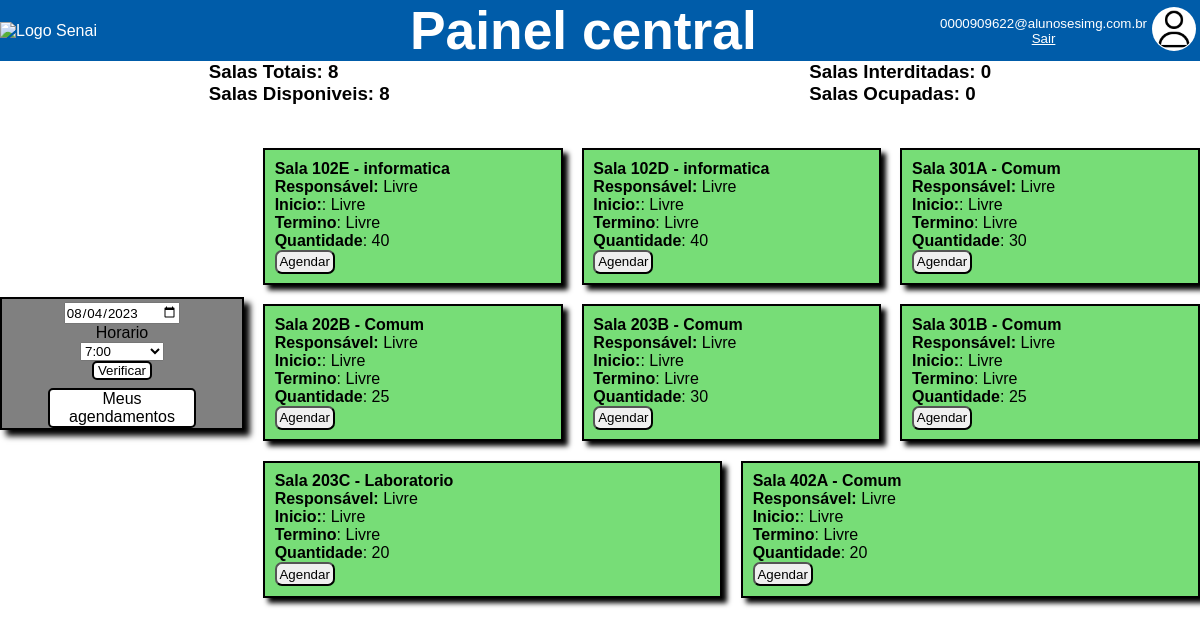
/html/home.php (signed in), run on the app's committed database.
### tables this page shows
CREATE TABLE IF NOT EXISTS `salas` (
  `id` int NOT NULL AUTO_INCREMENT,
  `codigo` varchar(10) NOT NULL,
  `descricao` text NOT NULL,
  `capacidade` int NOT NULL,
  PRIMARY KEY (`id`),
  UNIQUE KEY `codigo` (`codigo`)
);

### html/home.php (the view, shortened to what this page needs)
<?php
include "../php/conectar_banco_de_dados.php"
?>
<!DOCTYPE html>
<html lang="pt-br">
    <head>
        <link rel="stylesheet" href="../css/home.css">
    </head>
    <body>
        <header>
            <img src="../img/senai.png" alt="Logo Senai" class="senai_logo">
            <h1 class="titulo">Painel central</h1>
            <div class="perfil">
                <div><img src="../img/imagem_funcionario.png" alt="imagem_funcionario" class="img_perfil"></div>
                <div class="div_sair">
                    <?php
                       echo "<p class='registro'>".$_SESSION['email_funcionario']."</p>";
                    ?>
                    <a href="../php/logout_login.php">Sair</a>
                </div>
            </div>
        </header>
                <div class="salas_status">
                    <div class="salas_status_coluna">
                        <h3 class=" salas_totais" id="salas_totais"></h3>
                        <h3 class=" sala_disponiveis" id="salas_disponiveis"></h3>
                    </div>
                    <div class="salas_status_coluna">
                    <h3 class=" sala_interditadas" id="salas_interditadas"></h3>
                    <h3 class=" sala_ocupadas" id="salas_ocupadas"></h3>
                    </div>
                </div>
        <main>
            <aside>
                    <ul class="ul_data">
                        <form action="../php/verificar_sala_disponivel.php" method="post" class="verificador_sala">
                            <li><input type="date" id="data" class="tamanho_fixo"name="data"></li>
                            <label for="horario">Horario</label>
                                <select name="horario" class="tamanho_fixo">
                                    <option value="7:00">7:00</option>
                                </select>
                               <input type="submit" value="Verificar" class="verificar_sala_btn tamanho_fixo">
                        </form>
                    </ul>
                    <a class="encaminhar_usuario_btn tamanho_fixo" href="../html/usuario_interface.php">Meus agendamentos</a>
                </aside>
            <div class="salas">
                <?php
                    $quantidade_salas = mysqli_query($ConexaoSQL, "SELECT * from salas");
                    $quantidade_salas = mysqli_num_rows($quantidade_salas);
                    for ($i=1; $i <= $quantidade_salas; $i++) {
                        $codigo = mysqli_query($ConexaoSQL, "SELECT codigo FROM salas WHERE id = '$i'");
                        $codigo = mysqli_fetch_array($codigo);
                        $codigo = $codigo['codigo'];
                        $descricao = mysqli_query($ConexaoSQL, "SELECT descricao FROM salas WHERE id = '$i'");
                        $descricao = mysqli_fetch_array($descricao);
                        $descricao = $descricao['descricao'];
                        $capacidade = mysqli_query($ConexaoSQL, "SELECT capacidade FROM salas WHERE id = '$i'");
                        $capacidade = mysqli_fetch_array($capacidade);
                        $capacidade = $capacidade['capacidade'];
                        if(isset($_SESSION['horario'])) {
                            $horario = $_SESSION['horario'];
                        } else {
                            $horario = 1;
                        }
                        if(isset($_SESSION['data'])) {
                            $data = $_SESSION['data'];
                        } else {
                            $data = date('y-m-d');
                        }
                        $salas_disponiveis = mysqli_query($ConexaoSQL, "SELECT * FROM agendamentos WHERE id_horario = '$horario' and inicio = '$data' and id_sala = '$i'");
                        $horario_incio = mysqli_query($ConexaoSQL, "SELECT horario.inicio FROM agendamentos inner join horario on agendamentos.id_horario = horario.id WHERE id_horario = '$horario' and agendamentos.inicio = '$data' and id_sala = '$i'");
                        $horario_incio_assoc = mysqli_fetch_array($horario_incio);
                        @$horario_inico_result = $horario_incio_assoc['inicio'];
                        $horario_termino = mysqli_query($ConexaoSQL, "SELECT horario.fim FROM agendamentos inner join horario on agendamentos.id_horario = horario.id WHERE id_horario = '$horario' and agendamentos.inicio = '$data' and id_sala = '$i'");
                        $horario_termino_assoc = mysqli_fetch_array($horario_termino);
                        @$horario_termino_result = $horario_termino_assoc['fim'];
                        $professor = mysqli_query($ConexaoSQL, "SELECT * FROM agendamentos inner join funcionarios on agendamentos.id_funcionarios = funcionarios.id WHERE id_horario = '$horario' and agendamentos.inicio = '$data' and id_sala = '$i'");
                        $professor_assoc = mysqli_fetch_array($professor);
                        @$professor_result = $professor_assoc['nome'];
                        if($salas_disponiveis = mysqli_num_rows($salas_disponiveis) > 0) {
                            echo
                                "<div class='salas salas_fechado'>".
                                    "<form /action='../php/agendar_sala_tratamento.php' class='agendamentos' method='post'>".
                                        "<h4 class='tag'>Sala ".$codigo." - ".$descricao."</h4>".
                                        "<p class='tag'><strong>Responsável:</strong> ".$professor_result."</p>".
                                        "<p class='tag'><strong>Inicio:</strong> ".$horario_inico_result."</p>".
                                        "<p class='tag'><strong>Termino</strong> ".$horario_termino_result."</p>".
                                        "<p class='tag'><strong>Quantidade</strong>: ".$capacidade."</p>".
                                        "<input type='hidden' name='codigo_sala' value='$codigo'>".
                                        "<input type='hidden' name='descricao_sala' value='$descricao'>".
                                        "<input type='submit' value='Agendar' class='botao'>".
                                    "</form>".
                                "</div>";
                        } else {
                            echo
                                "<div class='salas salas_disponivel'>".
                                    "<form action='../php/agendar_sala_tratamento.php' class='agendamentos' method='post'>".
                                        "<h4 class='tag'>Sala ".$codigo." - ".$descricao."</h4>".
                                        "<p class='tag'><strong>Responsável:</strong> Livre </p>".
                                        "<p class='tag'><strong>Inicio:</strong>: Livre</p>".
                                        "<p class='tag'><strong>Termino</strong>: Livre</p>".
                                        "<p class='tag'><strong>Quantidade</strong>: ".$capacidade."</p>".
                                        "<input type='hidden' name='codigo_sala' value='$codigo'>".
                                        "<input type='hidden' name='descricao_sala' value='$descricao'>".
                                        "<input type='submit' value='Agendar' class='botao'>".
                                    "</form>".
                                "</div>";
                        }
                    }
                ?>
            </div>
        </main>
    </body>
</html>

### css/home.css (style rules this page uses)
* { margin: 0; padding: 0; font-family: Arial, Helvetica, sans-serif; }
ul { list-style: none; }
header { display: flex; align-items: center; justify-content: space-between; background-color: #005ca9; min-width: 100svw; max-width: fit-content; color: white; }
.titulo { font-size: 40pt; }
.perfil { display: flex; flex-direction: row-reverse; gap: 5px; align-items: center; font-size: 10pt; margin-right: .5svw; }
a { color: white; }
.div_sair { text-align: center; }
.img_perfil { width: 3.5svw; padding: 3%; height: auto; border-radius: 100%; background-color: rgb(255, 255, 255); }
.senai_logo { width: 14svw; height: auto; }
main { display: flex; margin: 2% 0 0 0; }
aside { display: flex; flex-direction: column; margin: auto; align-self: center; justify-content: center; align-items: center; max-width: fit-content; min-width: 14svw; height: fit-content; background-color: grey; border: 2px solid black; box-shadow: 6px 6px 6px black; gap: 8px; }
.verificador_sala { display: flex; padding-top: 3%; flex-direction: column; justify-content: center; align-items: center; max-width: fit-content; min-width: 1svw; }
.tamanho_fixo { max-width: fit-content; min-width: 7svw; height: fit-content; }
.registro_funcionario_btn, .encaminhar_usuario_btn, .verificar_sala_btn, #cadastrar_sala_btn { color: black; background-color: white; text-decoration: none; border-radius: 5px; max-width: fit-content; min-width: 5svw; text-align: center; border: 2px solid black; }
.salas_status { display: flex; flex-direction: row; justify-content: space-around; flex-wrap: wrap; gap: 2px; max-width: fit-content; min-width: 100svw; }
.salas_status_coluna { display: flex; flex-direction: row; justify-content: center; gap: 300px; }
.salas { display: flex; flex-wrap: wrap; justify-content: start; width: 80svw; margin: auto; }
.salas > div { display: flex; flex-direction: column; flex-grow: 1; flex-shrink: 1; flex-basis: 250px; gap: 5px; margin-left: 2%; margin-top: 2%; border: 2px solid black; padding: 1%; width: 10svw; box-shadow: 5px 5px 5px black; }
.salas_disponivel { background-color: #77dd77; }
.botao { margin: auto; min-width: fit-content; width: 5svw; height: 3svh; border-radius: 7px; }
@media only screen and (max-width: 1380px) { .senai_logo { width: 18.9svw; } }
@media only screen and (max-width: 1380px) { .img_perfil { width: 3.5svw; } }
@media only screen and (max-width: 1380px) { .tamanho_fixo { width: 100px; } }
@media only screen and (max-width: 1380px) { aside { max-width: fit-content; min-width: 20svw; } }
@media only screen and (max-width: 1380px) { .tamanho_fixo { width: 12svw; } }
@media only screen and (max-width: 1380px) { .salas_status_coluna { flex-direction: column; gap: 0px; } }

### data on the page
salas: codigo "102E", descricao "informatica", capacidade "40"
salas: codigo "102D", descricao "informatica", capacidade "40"
salas: codigo "301A", descricao "Comum", capacidade "30"
salas: codigo "202B", descricao "Comum", capacidade "25"
salas: codigo "203B", descricao "Comum", capacidade "30"
salas: codigo "301B", descricao "Comum", capacidade "25"
salas: codigo "203C", descricao "Laboratorio", capacidade "20"
salas: codigo "402A", descricao "Comum", capacidade "20"

### other printed values
$_SESSION['email_funcionario'] "0000909622@alunosesimg.com.br"
